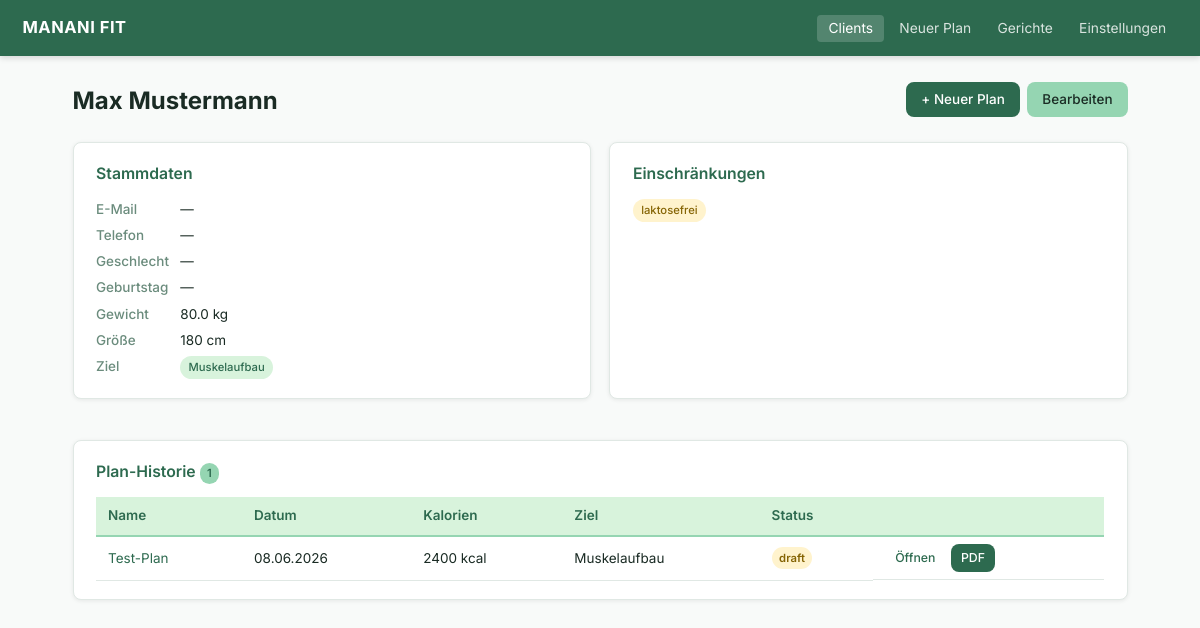
The page /clients/1 on the database its author committed.
### models.py (models this page shows, shortened)
class Client(db.Model):
    __tablename__ = "clients"
    __allow_unmapped__ = True
    id: int = db.Column(db.Integer, primary_key=True)
    name: str = db.Column(db.String(120), nullable=False)
    email: str | None = db.Column(db.String(200))
    phone: str | None = db.Column(db.String(50))
    birthdate: date | None = db.Column(db.Date)
    gender: str | None = db.Column(db.String(20))
    weight_kg: float | None = db.Column(db.Float)
    height_cm: float | None = db.Column(db.Float)
    goal: str = db.Column(db.String(30), nullable=False, default="Halten")
    restrictions_text: str | None = db.Column(db.Text)
    restriction_tags: str = db.Column(db.Text, default="[]")
    created_at: datetime = db.Column(db.DateTime, default=datetime.utcnow)
    updated_at: datetime = db.Column(
        db.DateTime, default=datetime.utcnow, onupdate=datetime.utcnow
    )
    is_archived: bool = db.Column(db.Boolean, default=False)
    plans = db.relationship("MealPlan", back_populates="client", lazy="dynamic")
    def get_restriction_tags(self) -> list[str]:
        return json.loads(self.restriction_tags or "[]")

class MealPlan(db.Model):
    __tablename__ = "meal_plans"
    __allow_unmapped__ = True
    id: int = db.Column(db.Integer, primary_key=True)
    client_id: int = db.Column(db.Integer, db.ForeignKey("clients.id"), nullable=False)
    name: str = db.Column(db.String(200), nullable=False)
    date_created: datetime = db.Column(db.DateTime, default=datetime.utcnow)
    date_modified: datetime = db.Column(
        db.DateTime, default=datetime.utcnow, onupdate=datetime.utcnow
    )
    kcal_target: int = db.Column(db.Integer, nullable=False)
    n_meals: int = db.Column(db.Integer, nullable=False, default=3)
    goal: str = db.Column(db.String(30), nullable=False)
    notes: str | None = db.Column(db.Text)
    status: str = db.Column(db.String(10), default="draft")
    include_supplements: bool = db.Column(db.Boolean, default=False)
    client = db.relationship("Client", back_populates="plans")
    meal_slots = db.relationship(
        "MealSlot",
        back_populates="plan",
        order_by="MealSlot.position",
        cascade="all, delete-orphan",
    )

### app.py (the view)
    @app.route("/clients/<int:client_id>")
    def clients_detail(client_id: int):
        client = Client.query.get_or_404(client_id)
        plans = (
            MealPlan.query.filter_by(client_id=client_id)
            .order_by(MealPlan.date_created.desc())
            .all()
        )
        return render_template("clients/detail.html", client=client, plans=plans)

### templates/clients/detail.html (shortened to what this page needs)
{% extends "base.html" %}
{% block content %}
<div class="page-header">
  <h1>{{ client.name }}</h1>
  <div class="header-actions">
    <a href="{{ url_for('plans_new', client_id=client.id) }}" class="btn btn--primary">+ Neuer Plan</a>
    <a href="{{ url_for('clients_edit', client_id=client.id) }}" class="btn btn--secondary">Bearbeiten</a>
  </div>
</div>
<div class="detail-grid">
  <section class="card">
    <h2>Stammdaten</h2>
    <dl class="detail-list">
      <dt>E-Mail</dt><dd>{{ client.email or '—' }}</dd>
      <dt>Telefon</dt><dd>{{ client.phone or '—' }}</dd>
      <dt>Geschlecht</dt><dd>{{ client.gender or '—' }}</dd>
      <dt>Geburtstag</dt><dd>{{ client.birthdate.strftime('%d.%m.%Y') if client.birthdate else '—' }}</dd>
      <dt>Gewicht</dt><dd>{{ (client.weight_kg|string + ' kg') if client.weight_kg else '—' }}</dd>
      <dt>Größe</dt><dd>{{ (client.height_cm|int|string + ' cm') if client.height_cm else '—' }}</dd>
      <dt>Ziel</dt><dd><span class="tag">{{ client.goal }}</span></dd>
    </dl>
  </section>
  <section class="card">
    <h2>Einschränkungen</h2>
    <div class="tags-wrap">
      {% for tag in client.get_restriction_tags() %}
        <span class="tag tag--restriction">{{ tag }}</span>
      {% else %}
        <p class="empty-hint">Keine Einschränkungen.</p>
      {% endfor %}
    </div>
  </section>
</div>
<section class="card" style="margin-top:1.5rem">
  <h2>Plan-Historie <span class="badge">{{ plans|length }}</span></h2>
  {% if plans %}
    <div class="table-wrap">
      <table class="data-table">
        <thead>
          <tr><th>Name</th><th>Datum</th><th>Kalorien</th><th>Ziel</th><th>Status</th><th></th></tr>
        </thead>
        <tbody>
          {% for p in plans %}
          <tr>
            <td><a href="{{ url_for('plans_edit', plan_id=p.id) }}">{{ p.name }}</a></td>
            <td>{{ p.date_created.strftime('%d.%m.%Y') }}</td>
            <td>{{ p.kcal_target }} kcal</td>
            <td>{{ p.goal }}</td>
            <td><span class="badge badge--{{ p.status }}">{{ p.status }}</span></td>
            <td class="actions">
              <a href="{{ url_for('plans_edit', plan_id=p.id) }}" class="btn btn--sm">Öffnen</a>
              <a href="{{ url_for('plans_pdf', plan_id=p.id) }}" class="btn btn--sm btn--primary">PDF</a>
            </td>
          </tr>
          {% endfor %}
        </tbody>
      </table>
    </div>
  {% else %}
    <p class="empty-hint">Noch keine Pläne für diesen Client.</p>
  {% endif %}
</section>
{% endblock %}

### static/css/app.css (style rules this page uses)
:root { --primary: #2D6A4F; --primary-light: #40916C; --secondary: #95D5B2; --secondary-light: #D8F3DC; --bg: #F8FAF9; --surface: #FFFFFF; --border: #E0E8E4; --text: #1A2B24; --text-muted: #6B8C7D; --danger: #C0392B; --warning: #E67E22; --success: #27AE60; --radius: 8px; --shadow: 0 1px 4px rgba(0,0,0,.08); --nav-h: 56px; }
*, *::before, *::after { box-sizing: border-box; margin: 0; padding: 0; }
html { font-size: 15px; }
body { font-family: 'Inter', system-ui, sans-serif; background: var(--bg); color: var(--text); line-height: 1.55; min-height: 100vh; }
a { color: var(--primary); text-decoration: none; }
.page-header { display: flex; align-items: flex-start; justify-content: space-between; gap: 1rem; margin-bottom: 1.5rem; flex-wrap: wrap; }
.page-header h1 { font-size: 1.6rem; font-weight: 700; color: var(--text); }
.header-actions { display: flex; gap: .5rem; flex-wrap: wrap; align-items: center; }
.btn { display: inline-flex; align-items: center; gap: .35rem; padding: .45rem 1rem; border-radius: var(--radius); border: none; cursor: pointer; font-size: .9rem; font-weight: 500; font-family: inherit; transition: filter .15s, opacity .15s; text-decoration: none !important; white-space: nowrap; }
.btn--primary { background: var(--primary); color: white; }
.btn--secondary { background: var(--secondary); color: var(--text); }
.btn--sm { padding: .28rem .65rem; font-size: .82rem; }
.card { background: var(--surface); border: 1px solid var(--border); border-radius: var(--radius); padding: 1.25rem 1.5rem; box-shadow: var(--shadow); margin-bottom: 1.25rem; }
.card h2 { font-size: 1.05rem; font-weight: 600; color: var(--primary); margin-bottom: .85rem; }
.table-wrap { overflow-x: auto; }
.data-table { width: 100%; border-collapse: collapse; font-size: .9rem; }
.data-table th { background: var(--secondary-light); color: var(--primary); font-weight: 600; text-align: left; padding: .55rem .8rem; border-bottom: 2px solid var(--secondary); }
.data-table td { padding: .5rem .8rem; border-bottom: 1px solid var(--border); vertical-align: middle; }
.actions { display: flex; gap: .4rem; white-space: nowrap; }
.tag { display: inline-block; padding: .18rem .55rem; border-radius: 99px; font-size: .75rem; font-weight: 500; background: var(--secondary-light); color: var(--primary); }
.tag--restriction { background: #FFF3CD; color: #856404; }
.badge { display: inline-block; padding: .15rem .5rem; border-radius: 99px; font-size: .75rem; font-weight: 600; background: var(--secondary); color: var(--primary); }
.badge--draft { background: #FFF3CD; color: #856404; }
.detail-grid { display: grid; grid-template-columns: 1fr 1fr; gap: 1.25rem; }
.detail-list { display: grid; grid-template-columns: max-content 1fr; gap: .35rem .75rem; font-size: .9rem; }
.detail-list dt { color: var(--text-muted); font-weight: 500; }
.tags-wrap { display: flex; gap: .4rem; flex-wrap: wrap; }

### rows shown on the page
Client: name "Max Mustermann", email "—", phone "—", gender "—", birthdate "—", weight_kg "80.0 kg", height_cm "180 cm", goal "Muskelaufbau"
MealPlan: name "Test-Plan", date_created "08.06.2026", kcal_target "2400", goal "Muskelaufbau", status "draft"

### other values the page prints
{{ tag }} "laktosefrei"
{{ plans|length }} "1"
